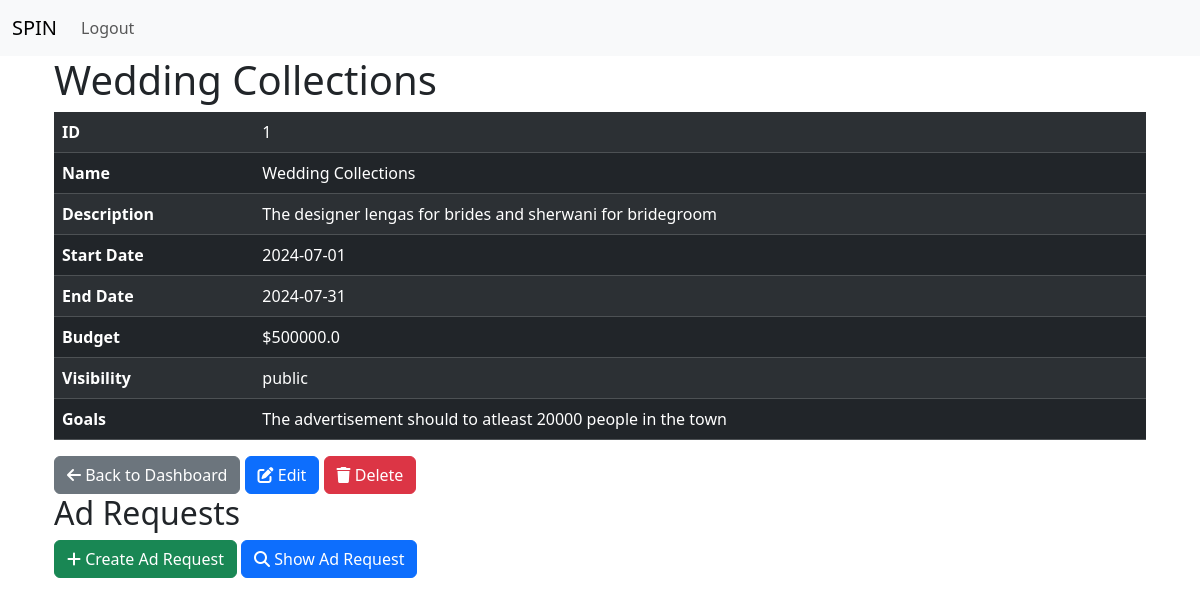
The page /campaign/1 (signed in) on the database its author committed.
### spin_app/models.py (models this page shows)
class Campaign(db.Model):
    id = db.Column(db.Integer, primary_key=True)
    name = db.Column(db.String(120), nullable=False)
    description = db.Column(db.Text, nullable=False)
    start_date = db.Column(db.Date, nullable=False)
    end_date = db.Column(db.Date, nullable=False)
    budget = db.Column(db.Float, nullable=False)
    visibility = db.Column(db.String(20), nullable=False)  # 'public' or 'private'
    goals = db.Column(db.Text, nullable=False)
    owner_id = db.Column(db.Integer, db.ForeignKey('sponsor_profile.id'), nullable=False)
    owner = db.relationship('SponsorProfile', backref=db.backref('campaigns', lazy=True, cascade='all, delete-orphan'))

### spin_app/routes.py (the view)
@app.route('/campaign/<int:id>')
@login_required
def view_campaign(id):
    campaign = Campaign.query.get(id)
    if not campaign:
        flash('Campaign not found.', category='danger')
        return redirect(url_for('sp_dash'))
    ad_request = AdRequest.query.filter_by(campaign_id=id).first()
    return render_template('view_campaign.html', campaign=campaign, ad_request=ad_request)

### spin_app/models.py (called while the page is built)
@login_manager.user_loader
def load_user(user_id):
    return User.query.get(int(user_id))

### spin_app/routes.py (called while the page is built)
@app.before_request
def before_request():
    g.user = current_user

### spin_app/templates/view_campaign.html (shortened to what this page needs)
{% extends 'base.html' %}
{% block content %}
<div class="container">
    <h1>{{ campaign.name }}</h1>
    <table class="table table-dark table-striped">
        <tr>
            <th>ID</th>
            <td>{{ campaign.id }}</td>
        </tr>
        <tr>
            <th>Name</th>
            <td>{{ campaign.name }}</td>
        </tr>
        <tr>
            <th>Description</th>
            <td>{{ campaign.description }}</td>
        </tr>
        <tr>
            <th>Start Date</th>
            <td>{{ campaign.start_date }}</td>
        </tr>
        <tr>
            <th>End Date</th>
            <td>{{ campaign.end_date }}</td>
        </tr>
        <tr>
            <th>Budget</th>
            <td>${{ campaign.budget }}</td>
        </tr>
        <tr>
            <th>Visibility</th>
            <td>{{ campaign.visibility }}</td>
        </tr>
        <tr>
            <th>Goals</th>
            <td>{{ campaign.goals }}</td>
        </tr>
    </table>
    <a href="{{ url_for('sp_dash') }}" class="btn btn-secondary">
        <i class="fas fa-arrow-left"></i> Back to Dashboard
    </a>
    <a href="{{ url_for('edit_campaign', id=campaign.id) }}" class="btn btn-primary">
        <i class="fas fa-edit"></i> Edit
    </a>
    <a href="{{ url_for('delete_campaign', id=campaign.id) }}" class="btn btn-danger">
        <i class="fas fa-trash"></i> Delete
    </a>
    <h2>Ad Requests</h2>
    <a href="{{ url_for('create_ad_request', campaign_id=campaign.id) }}" class="btn btn-success">
        <i class="fas fa-plus"></i> Create Ad Request
    </a>
    {% if ad_request %}
    <a href="{{ url_for('view_ad_request', id=ad_request.id) }}" class="btn btn-primary">
        <i class="fas fa-search"></i> Show Ad Request
    </a>
    {% else %}
    <p>No ad requests found for this campaign.</p>
    {% endif %}
</div>
{% endblock %}

### spin_app/templates/base.html (style rules this page uses)
body { background-image: url('/static/images/lib.jpg'); background-size: cover; background-position: center; background-repeat: no-repeat; margin: 0; padding: 0; }

### rows shown on the page
Campaign: name "Wedding Collections", id "1", description "The designer lengas for brides and sherwani for bridegroom", start_date "2024-07-01", end_date "2024-07-31", budget "500000.0", visibility "public", goals "The advertisement should to atleast 20000 people in the town"
